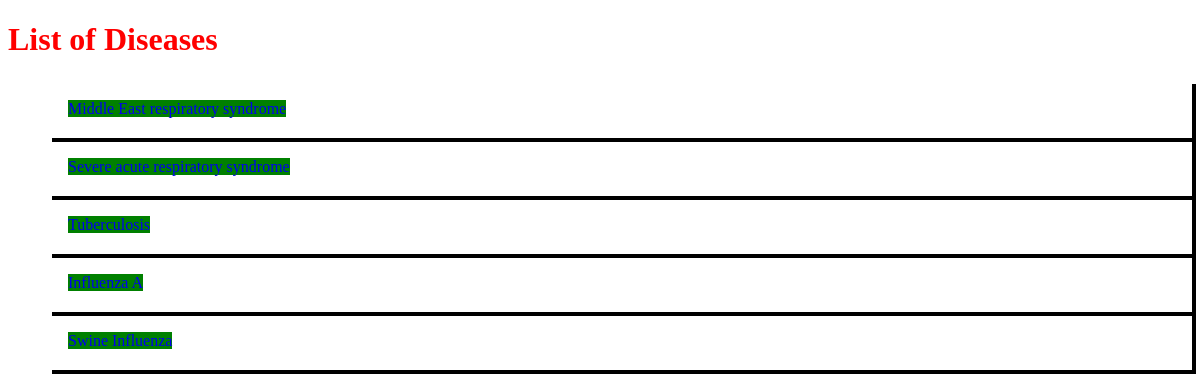
/diseases, run on the app's committed database.
### pandemics/models.py (models this page shows, shortened)
class Disease(models.Model):
    name = models.CharField(max_length=75)
    type = models.CharField(max_length=100)
    average_mortality_rate = models.FloatField()

### website/views.py (the view)
# urls.py: path('diseases', diseases_list, name='diseases'),
def diseases_list(request):
    diseases = Disease.objects.all()
    return render(request, 'website/diseases_list.html', {"diseases": diseases})

### website/templates/website/diseases_list.html (shortened to what this page needs)
{% extends "base.html" %}
{% block content %}
    <div>
        <div>
            <h1>List of Diseases</h1>
            <ul>
                {% for disease in diseases %}
                    <li class="card disease-card">
                        <a href="{% url 'disease details' disease.id %}">{{disease.name}}</a>
                    </li>
                {% endfor %}
            </ul>
        </div>
    </div>
{% endblock %}

### website/static/website/styles.css (style rules this page uses)
body { font-family: Bodoni; color: red; background-color: white; }
ul { list-style: none; }
.card { box-shadow: 4px 4px #000; padding: 20px; }
.card > a { text-decoration: none; background-color: green; }

### data on the page
Disease: name "Middle East respiratory syndrome"
Disease: name "Severe acute respiratory syndrome"
Disease: name "Tuberculosis"
Disease: name "Influenza A"
Disease: name "Swine Influenza"
